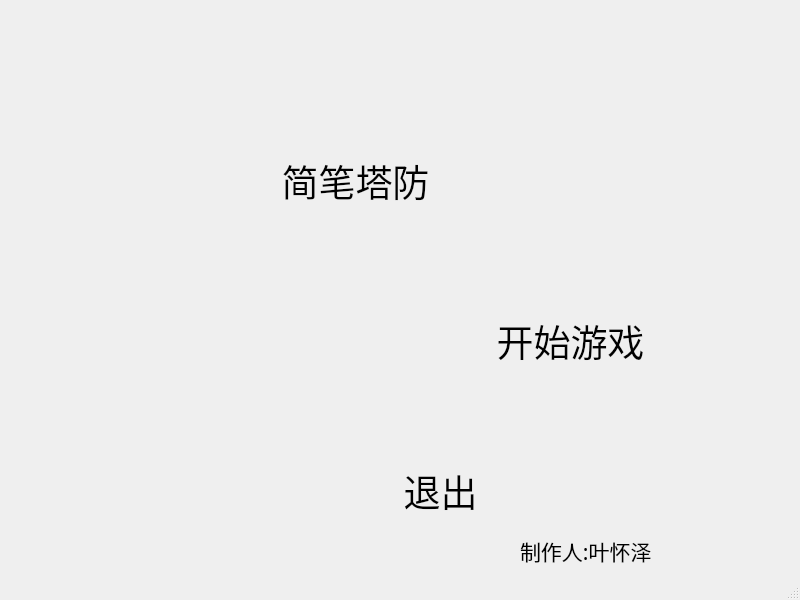
<?xml version="1.0" encoding="UTF-8"?>
<ui version="4.0">
 <class>MainWindow</class>
 <widget class="QMainWindow" name="MainWindow">
  <property name="geometry">
   <rect>
    <x>0</x>
    <y>0</y>
    <width>800</width>
    <height>600</height>
   </rect>
  </property>
  <property name="windowTitle">
   <string>MainWindow</string>
  </property>
  <widget class="QWidget" name="centralwidget">
   <widget class="QLabel" name="labelname">
    <property name="geometry">
     <rect>
      <x>160</x>
      <y>120</y>
      <width>391</width>
      <height>121</height>
     </rect>
    </property>
    <property name="font">
     <font>
      <family>华文中宋</family>
      <pointsize>28</pointsize>
     </font>
    </property>
    <property name="text">
     <string>简笔塔防</string>
    </property>
    <property name="alignment">
     <set>Qt::AlignCenter</set>
    </property>
   </widget>
   <widget class="QPushButton" name="pushButtonExit">
    <property name="geometry">
     <rect>
      <x>350</x>
      <y>450</y>
      <width>181</width>
      <height>81</height>
     </rect>
    </property>
    <property name="font">
     <font>
      <family>华文中宋</family>
      <pointsize>28</pointsize>
     </font>
    </property>
    <property name="text">
     <string>退出</string>
    </property>
    <property name="flat">
     <bool>true</bool>
    </property>
   </widget>
   <widget class="QLabel" name="label">
    <property name="geometry">
     <rect>
      <x>520</x>
      <y>530</y>
      <width>141</width>
      <height>41</height>
     </rect>
    </property>
    <property name="font">
     <font>
      <family>华文中宋</family>
      <pointsize>16</pointsize>
     </font>
    </property>
    <property name="text">
     <string>制作人:叶怀泽</string>
    </property>
   </widget>
   <widget class="QPushButton" name="pushButtonStartGame">
    <property name="geometry">
     <rect>
      <x>480</x>
      <y>300</y>
      <width>181</width>
      <height>81</height>
     </rect>
    </property>
    <property name="font">
     <font>
      <family>华文中宋</family>
      <pointsize>28</pointsize>
     </font>
    </property>
    <property name="text">
     <string>开始游戏</string>
    </property>
    <property name="flat">
     <bool>true</bool>
    </property>
   </widget>
  </widget>
  <widget class="QStatusBar" name="statusbar"/>
 </widget>
 <resources/>
 <connections/>
</ui>
